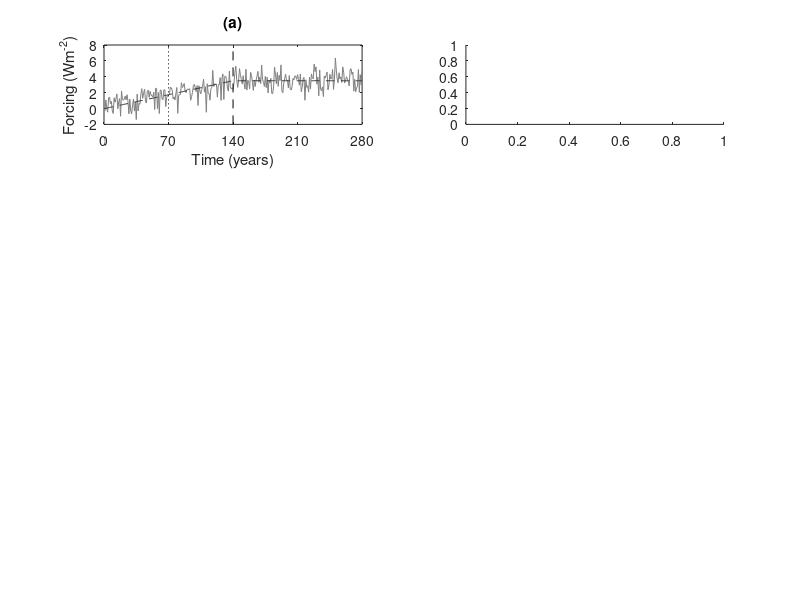

This chart was generated by the following MATLAB code: (Note: this script raises an error after producing the figure.)

figure(1)
clf

subplot(4,2,1)
plot([1:280],3.5*[linspace(0,1,140)';ones(1,140)']+randn(1,280)','color',[0.5,0.5,0.5])
hold on
plot([1:280],3.5*[linspace(0,1,140)';ones(1,140)'],'--','color',[0.2,.2,.2])

xlabel('Time (years)')
ylabel('Forcing (Wm^{-2})')
xlim([0,280])
ylim([-2,8])
hold on
plot([70,70],[-2,8],'k:')


plot([140,140],[-2,8],'k--')
title('(a)')
set(gca','xtick',[0,70,140,210,280])

subplot(4,2,2)
p1=plot([1:280],tt1,'color',[0.9,0.3,0.3,0.5])
hold on
p2=plot([1:280],tt,'color',[0.3,0.3,0.9,0.5])
xlim([0,280])

plot([70,70],[-2,8],'k:')
plot([140,140],[-2,8],'k--')
ylim([-6,8])
set(gca','xtick',[0,70,140,210,280])
legend([p1(1),p2(1)],'1 timescale model','2 timescale model','location','south')

xlabel('Time (years)')
ylabel('Temperature (K)')

title('(b)')

subplot(4,2,2+1)
mno=1.8;
sdo=.05;
nmo1=randn(1000,1)*sdo+mno;
prp=prctile(nmo1,[10,90]);
r=rectangle('position',[prp(1),0,prp(2)-prp(1),25],'edgecolor','none','facecolor',[0.9,0.9,0.9])

hold on
plot([mno,mno],[0,25],'-','color',[0.5,0.5,0.5])
p1=plot(tt1(:,70),tt1(:,140),'.','markersize',10,'color',[0.9,0.3,0.3])

nmb=bootstrp(1000,@regress,tt1(:,280),[tt1(:,70),ones(n_m,1)])';
vr=std(tt1(:,140)-[tt1(:,70),ones(n_m,1)]*mean(nmb,2));
nm2=randn(1000,1)*vr;

for kk=1:1000
    ss(kk)=[nmo1(kk),1]*nmb(:,kk)+nm2(kk);
end
prs=prctile(ss,[25,75]);
plot([0.5,0.5],prs,'-','color',[0.9,0.3,0.3],'linewidth',4)
prs=prctile(ss,[5,95]);
plot([0.5,0.5],prs,'-','color',[0.9,0.3,0.3],'linewidth',1)

rng=[0,6];
for kk=1:1000
 plot(rng,[rng;1,1]'*nmb(:,kk),'-','color',[1,0.5,0.5,.01])
 hold on
end

p2=plot(tt(:,70),tt(:,140),'.','markersize',10,'color',[0.3,0.3,0.9])

nmb=bootstrp(1000,@regress,tt(:,140),[tt(:,70),ones(n_m,1)])';
vr=std(tt(:,140)-[tt(:,70),ones(n_m,1)]*mean(nmb,2));
nm2=randn(1000,1)*vr;

for kk=1:1000
    ss(kk)=[nmo1(kk),1]*nmb(:,kk)+nm2(kk);
end

prs=prctile(ss,[25,75]);
plot([0.25,0.25],prs,'-','color',[0.3,0.3,0.9],'linewidth',4)
prs=prctile(ss,[5,95]);
plot([0.25,0.25],prs,'-','color',[0.3,0.3,0.9],'linewidth',1)


for kk=1:1000
 plot(rng,[rng;1,1]'*nmb(:,kk),'-','color',[0.5,0.5,1,.01])
 hold on
end


ylabel({'Transient Warming after','140 years (K)'})
xlabel({'Transient Warming after','70 years (K)'})
title('(c)')
axis([0,2,0,8])




subplot(4,2,2+2)



mno=1.8;
sdo=.05;
nmo1=randn(1000,1)*sdo+mno;
prp=prctile(nmo1,[10,90]);
r=rectangle('position',[prp(1),0,prp(2)-prp(1),25],'edgecolor','none','facecolor',[0.9,0.9,0.9])

hold on
plot([mno,mno],[0,25],'-','color',[0.5,0.5,0.5])
p1=plot(tt1(:,70),tt1(:,end),'.','markersize',10,'color',[0.9,0.3,0.3])

nmb=bootstrp(1000,@regress,tt1(:,280),[tt1(:,70),ones(n_m,1)])';
vr=std(tt1(:,end)-[tt1(:,70),ones(n_m,1)]*mean(nmb,2));
nm2=randn(1000,1)*vr;

for kk=1:1000
    ss(kk)=[nmo1(kk),1]*nmb(:,kk)+nm2(kk);
end
prs=prctile(ss,[25,75]);
plot([0.5,0.5],prs,'-','color',[0.9,0.3,0.3],'linewidth',4)
prs=prctile(ss,[5,95]);
plot([0.5,0.5],prs,'-','color',[0.9,0.3,0.3],'linewidth',1)

rng=[0,6];
for kk=1:1000
 plot(rng,[rng;1,1]'*nmb(:,kk),'-','color',[1,0.5,0.5,.01])
 hold on
end

p2=plot(tt(:,70),tt(:,end),'.','markersize',10,'color',[0.3,0.3,0.9])

nmb=bootstrp(1000,@regress,tt(:,end),[tt(:,70),ones(n_m,1)])';
vr=std(tt(:,end)-[tt(:,70),ones(n_m,1)]*mean(nmb,2));
nm2=randn(1000,1)*vr;

for kk=1:1000
    ss(kk)=[nmo1(kk),1]*nmb(:,kk)+nm2(kk);
end

prs=prctile(ss,[25,75]);
plot([0.25,0.25],prs,'-','color',[0.3,0.3,0.9],'linewidth',4)
prs=prctile(ss,[5,95]);
plot([0.25,0.25],prs,'-','color',[0.3,0.3,0.9],'linewidth',1)


for kk=1:1000
 plot(rng,[rng;1,1]'*nmb(:,kk),'-','color',[0.5,0.5,1,.01])
 hold on
end


ylabel({'Transient Warming after','280 years (K)'})
xlabel({'Transient Warming after','70 years (K)'})
title('(d)')
%legend([p1,p2],'1 timescale model','2 timescale model','location','southeast')
axis([0,2,0,8])






subplot(4,2,2+3)

prd=ag1(:,1);%+randn(n_m,1)/3;

mno=1.5;
sdo=0.25;
nmo1=randn(1000,1)*sdo+mno;
prp=prctile(nmo1,[10,90]);
r=rectangle('position',[prp(1),0,prp(2)-prp(1),8],'edgecolor','none','facecolor',[0.9,0.9,0.9])

hold on
plot([mno,mno],[0,8],'-','color',[0.5,0.5,0.5])
p1=plot(prd,tt1(:,140),'.','markersize',10,'color',[0.9,0.3,0.3])

nmb=bootstrp(1000,@regress,tt1(:,140),[prd,ones(n_m,1)])';
vr=std(tt1(:,140)-[prd,ones(n_m,1)]*mean(nmb,2));
nm2=randn(1000,1)*vr;

for kk=1:1000
    ss1(kk)=[nmo1(kk),1]*nmb(:,kk)+nm2(kk);
end
rng=[0,6];
for kk=1:1000
 plot(rng,[rng;1,1]'*nmb(:,kk),'-','color',[1,0.5,0.5,.01])
 hold on
end
prd=ag(:,1);%+randn(n_m,1)/3;


p2=plot(prd,tt(:,140),'.','markersize',10,'color',[0.3,0.3,0.9])

nmb=bootstrp(1000,@regress,tt(:,140),[prd,ones(n_m,1)])';
vr=std(tt(:,140)-[prd,ones(n_m,1)]*mean(nmb,2));
nm2=randn(1000,1)*vr;

for kk=1:1000
    ss(kk)=[nmo1(kk),1]*nmb(:,kk)+nm2(kk);
end
prs=prctile(ss,[25,75]);
plot([0.25,0.25],prs,'-','color',[0.3,0.3,0.9],'linewidth',4)
prs=prctile(ss,[5,95]);
plot([0.25,0.25],prs,'-','color',[0.3,0.3,0.9],'linewidth',1)

prs=prctile(ss1,[25,75]);
plot([0.5,0.5],prs,'-','color',[0.9,0.3,0.3],'linewidth',4)
prs=prctile(ss1,[5,95]);
plot([0.5,0.5],prs,'-','color',[0.9,0.3,0.3],'linewidth',1)

rng=[0,6];
for kk=1:1000
 plot(rng,[rng;1,1]'*nmb(:,kk),'-','color',[0.5,0.5,1,.01])
 hold on
end


ylabel({'Transient Warming after','140 years (K)'})
xlabel('Observed \lambda^{-1}')
title('(e)')
axis([0,4,0,8])


subplot(4,2,2+4)

prd=ag1(:,1);%+randn(n_m,1)/3;

mno=1.5;
sdo=0.25;
nmo1=randn(1000,1)*sdo+mno;
prp=prctile(nmo1,[10,90]);
r=rectangle('position',[prp(1),0,prp(2)-prp(1),8],'edgecolor','none','facecolor',[0.9,0.9,0.9])

hold on
plot([mno,mno],[0,8],'-','color',[0.5,0.5,0.5])
p1=plot(prd,tt1(:,end),'.','markersize',10,'color',[0.9,0.3,0.3])

nmb=bootstrp(1000,@regress,tt1(:,end),[prd,ones(n_m,1)])';
vr=std(tt1(:,end)-[prd,ones(n_m,1)]*mean(nmb,2));
nm2=randn(1000,1)*vr;

for kk=1:1000
    ss1(kk)=[nmo1(kk),1]*nmb(:,kk)+nm2(kk);
end
rng=[0,6];
for kk=1:1000
 plot(rng,[rng;1,1]'*nmb(:,kk),'-','color',[1,0.5,0.5,.01])
 hold on
end
prd=ag(:,1);%+randn(n_m,1)/3;


p2=plot(prd,tt(:,end),'.','markersize',10,'color',[0.3,0.3,0.9])

nmb=bootstrp(1000,@regress,tt(:,end),[prd,ones(n_m,1)])';
vr=std(tt(:,end)-[prd,ones(n_m,1)]*mean(nmb,2));
nm2=randn(1000,1)*vr;

for kk=1:1000
    ss(kk)=[nmo1(kk),1]*nmb(:,kk)+nm2(kk);
end
prs=prctile(ss,[25,75]);
plot([0.25,0.25],prs,'-','color',[0.3,0.3,0.9],'linewidth',4)
prs=prctile(ss,[5,95]);
plot([0.25,0.25],prs,'-','color',[0.3,0.3,0.9],'linewidth',1)

prs=prctile(ss1,[25,75]);
plot([0.5,0.5],prs,'-','color',[0.9,0.3,0.3],'linewidth',4)
prs=prctile(ss1,[5,95]);
plot([0.5,0.5],prs,'-','color',[0.9,0.3,0.3],'linewidth',1)

rng=[0,6];
for kk=1:1000
 plot(rng,[rng;1,1]'*nmb(:,kk),'-','color',[0.5,0.5,1,.01])
 hold on
end


ylabel({'Transient Warming after','280 years (K)'})
xlabel('Observed \lambda^{-1}')
title('(f)')
axis([0,4,0,8])



subplot(4,2,2+5)
mno=3;
sdo=.5;
nmo1=randn(1000,1)*sdo+mno;
prp=prctile(nmo1,[10,90]);
r=rectangle('position',[prp(1),0,prp(2)-prp(1),10],'edgecolor','none','facecolor',[0.9,0.9,0.9])

hold on
plot([mno,mno],[0,10],'-','color',[0.5,0.5,0.5])
p1=plot(ec_cox1,tt1(:,140),'.','markersize',10,'color',[0.9,0.3,0.3])

nmb=bootstrp(1000,@regress,tt1(:,140),[ec_cox1',ones(n_m,1)])';
vr=std(tt1(:,140)-[ec_cox1',ones(n_m,1)]*mean(nmb,2));
nm2=randn(1000,1)*vr;

for kk=1:1000
    ss1(kk)=[nmo1(kk),1]*nmb(:,kk)+nm2(kk);
end
rng=[0,5];
for kk=1:1000
 plot(rng,[rng;1,1]'*nmb(:,kk),'-','color',[1,0.5,0.5,.01])
 hold on
end

p2=plot(ec_cox,tt(:,140),'.','markersize',10,'color',[0.3,0.3,0.9])

nmb=bootstrp(1000,@regress,tt(:,140),[ec_cox',ones(n_m,1)])';
vr=std(tt(:,140)-[ec_cox',ones(n_m,1)]*mean(nmb,2));
nm2=randn(1000,1)*vr;

for kk=1:1000
    ss(kk)=[nmo1(kk),1]*nmb(:,kk)+nm2(kk);
end
prs=prctile(ss,[25,75]);
plot([0.25,0.25],prs,'-','color',[0.3,0.3,0.9],'linewidth',4)
prs=prctile(ss,[5,95]);
plot([0.25,0.25],prs,'-','color',[0.3,0.3,0.9],'linewidth',1)

prs=prctile(ss1,[25,75]);
plot([0.5,0.5],prs,'-','color',[0.9,0.3,0.3],'linewidth',4)
prs=prctile(ss1,[5,95]);
plot([0.5,0.5],prs,'-','color',[0.9,0.3,0.3],'linewidth',1)

rng=[0,5];
for kk=1:1000
 plot(rng,[rng;1,1]'*nmb(:,kk),'-','color',[0.5,0.5,1,.01])
 hold on
end


ylabel({'Transient Warming after','140 years (K)'})

xlabel('\psi variablity metric')
title('(g)')
axis([0,5,0,10])






subplot(4,2,2+6)
mno=3;
sdo=.5;
nmo1=randn(1000,1)*sdo+mno;
prp=prctile(nmo1,[10,90]);
r=rectangle('position',[prp(1),0,prp(2)-prp(1),10],'edgecolor','none','facecolor',[0.9,0.9,0.9])

hold on
plot([mno,mno],[0,10],'-','color',[0.5,0.5,0.5])
p1=plot(ec_cox1,tt1(:,end),'.','markersize',10,'color',[0.9,0.3,0.3])

nmb=bootstrp(1000,@regress,tt1(:,end),[ec_cox1',ones(n_m,1)])';
vr=std(tt1(:,end)-[ec_cox1',ones(n_m,1)]*mean(nmb,2));
nm2=randn(1000,1)*vr;

for kk=1:1000
    ss1(kk)=[nmo1(kk),1]*nmb(:,kk)+nm2(kk);
end
rng=[0,5];
for kk=1:1000
 plot(rng,[rng;1,1]'*nmb(:,kk),'-','color',[1,0.5,0.5,.01])
 hold on
end

p2=plot(ec_cox,tt(:,end),'.','markersize',10,'color',[0.3,0.3,0.9])

nmb=bootstrp(1000,@regress,tt(:,end),[ec_cox',ones(n_m,1)])';
vr=std(tt(:,end)-[ec_cox',ones(n_m,1)]*mean(nmb,2));
nm2=randn(1000,1)*vr;

for kk=1:1000
    ss(kk)=[nmo1(kk),1]*nmb(:,kk)+nm2(kk);
end
prs=prctile(ss,[25,75]);
plot([0.25,0.25],prs,'-','color',[0.3,0.3,0.9],'linewidth',4)
prs=prctile(ss,[5,95]);
plot([0.25,0.25],prs,'-','color',[0.3,0.3,0.9],'linewidth',1)

prs=prctile(ss1,[25,75]);
plot([0.5,0.5],prs,'-','color',[0.9,0.3,0.3],'linewidth',4)
prs=prctile(ss1,[5,95]);
plot([0.5,0.5],prs,'-','color',[0.9,0.3,0.3],'linewidth',1)

rng=[0,5];
for kk=1:1000
 plot(rng,[rng;1,1]'*nmb(:,kk),'-','color',[0.5,0.5,1,.01])
 hold on
end


ylabel({'Transient Warming after','280 years (K)'})

xlabel('\psi variablity metric')
title('(h)')
axis([0,5,0,10])



set(gcf, 'PaperPosition', [0 0 6 9]);
print(gcf,'-dpng','-painters',['ebm.png'])